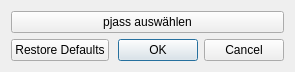
<ui version="4.0" >
 <class>PjassDialog</class>
 <widget class="QDialog" name="PjassDialog" >
  <property name="geometry" >
   <rect>
    <x>0</x>
    <y>0</y>
    <width>295</width>
    <height>64</height>
   </rect>
  </property>
  <property name="windowTitle" >
   <string>Jass-Syntax überprüfen</string>
  </property>
  <property name="modal" >
   <bool>true</bool>
  </property>
  <layout class="QGridLayout" >
   <item row="0" column="0" >
    <widget class="QPushButton" name="selectPjassPushButton" >
     <property name="text" >
      <string>pjass auswählen</string>
     </property>
    </widget>
   </item>
   <item row="1" column="0" >
    <widget class="QDialogButtonBox" name="buttonBox" >
     <property name="standardButtons" >
      <set>QDialogButtonBox::Cancel|QDialogButtonBox::NoButton|QDialogButtonBox::Ok|QDialogButtonBox::RestoreDefaults</set>
     </property>
    </widget>
   </item>
  </layout>
 </widget>
 <resources/>
 <connections>
  <connection>
   <sender>buttonBox</sender>
   <signal>accepted()</signal>
   <receiver>PjassDialog</receiver>
   <slot>accept()</slot>
   <hints>
    <hint type="sourcelabel" >
     <x>161</x>
     <y>49</y>
    </hint>
    <hint type="destinationlabel" >
     <x>177</x>
     <y>62</y>
    </hint>
   </hints>
  </connection>
  <connection>
   <sender>buttonBox</sender>
   <signal>rejected()</signal>
   <receiver>PjassDialog</receiver>
   <slot>reject()</slot>
   <hints>
    <hint type="sourcelabel" >
     <x>256</x>
     <y>49</y>
    </hint>
    <hint type="destinationlabel" >
     <x>260</x>
     <y>66</y>
    </hint>
   </hints>
  </connection>
 </connections>
</ui>
